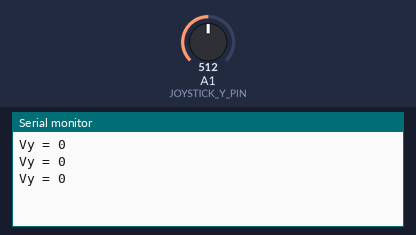
Bench run of a sketch on a simulated Arduino Uno, built with avr-gcc and run on an emulated ATmega328P. Shown: the last lines printed to the serial monitor. Inputs (shaded band) come from the test bench; at power-on: A1 (JOYSTICK_Y_PIN) = 512.

Above: at 1.3 s.
1.4 s: A1 (JOYSTICK_Y_PIN) set to 716
At 1.9 s:
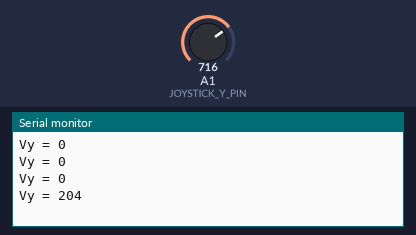
2.9 s: A1 (JOYSTICK_Y_PIN) set to 900
At 3.4 s:
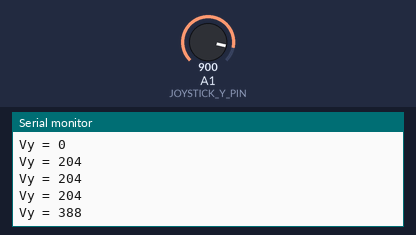
Timing chart, 0 to 5.9 s (numbered marks = the images above; inputs shaded):
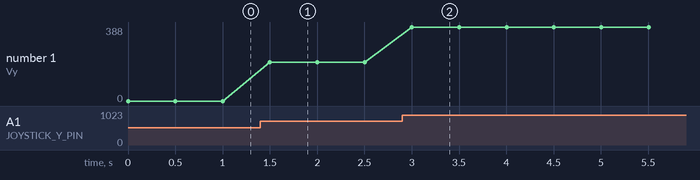

Measured:
- after the input at 1.4 s, the serial monitor: prints a new line after 0.10 s (image 1)
- after the input at 2.9 s, the serial monitor: prints a new line after 0.10 s (image 2)
- plotted number 1: 0 → 204 after the input at 1.4 s, 204 → 388 after the input at 2.9 s

The sketch:

Joystick_Tester.ino
```cpp
/*
 * Joystick tester
 * Works with Joystick XC4422 (Jaycar) 2-axis XY analogue joystick
 */

#include <Arduino.h>

#define ANALOG_RANGE  1024
#define JOYSTICK_Y_PIN  15

void setup() {
  pinMode(JOYSTICK_Y_PIN, INPUT);

  Serial.begin(115200);
}

void loop() {

  int vy = analogRead(JOYSTICK_Y_PIN) - (ANALOG_RANGE/2);
  Serial.print("Vy = ");
  Serial.println(vy);
  delay(500);
}
```
